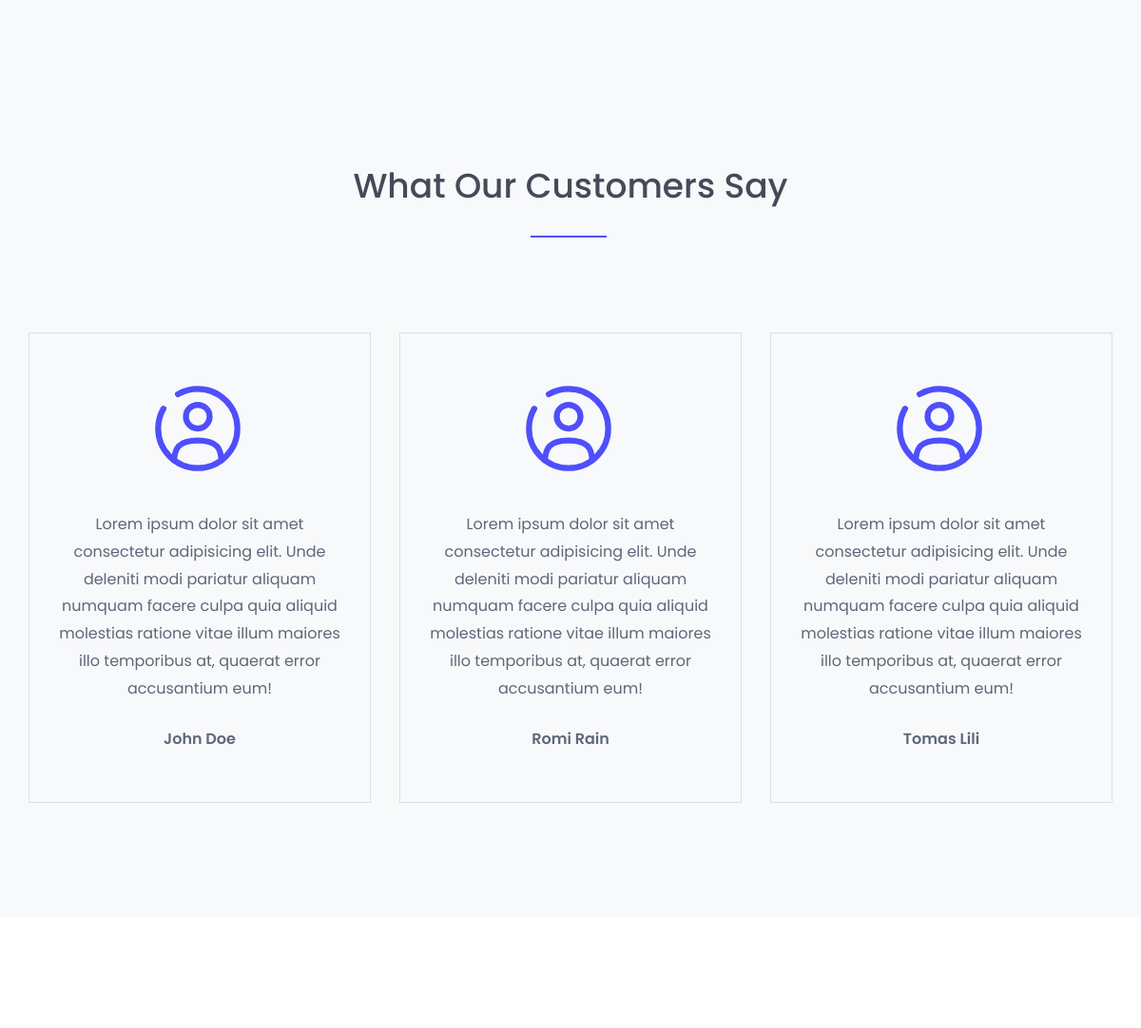
The app's page / (middle part), older data.
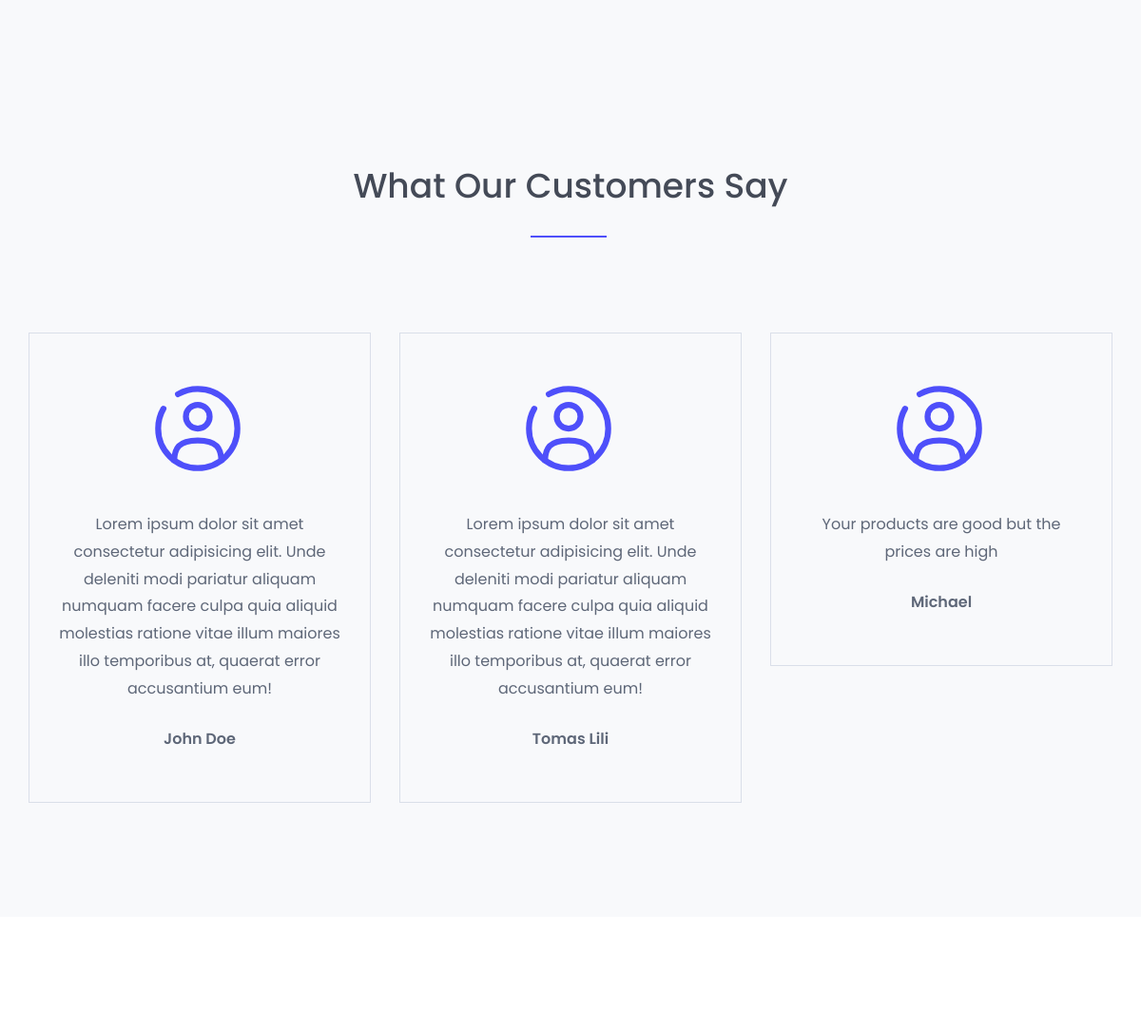
The same page, newer data.
### Products/models.py (models this page shows, shortened)
class FeedBack(models.Model):
    customerName= models.CharField(max_length= 20)
    customerGender= models.ForeignKey(Gender, on_delete= models.CASCADE, default=1)
    customerMessage= models.TextField()

### Products/views.py (the view)
# urls.py: path('', views.indexPage, name='index'),
def indexPage(request):
    result= []
    machine = Machine.objects.all()
    category = MachineCategory.objects.all()
    brands = MachineBrand.objects.all()
    brandimages = BrandImages.objects.all()
    feedbacks= FeedBack.objects.all()
    if request.method == 'POST':
        machines = Machine.objects.all()
        categorys = MachineCategory.objects.all()
        brands = MachineBrand.objects.all()
        category= request.POST['category']
        brand= request.POST['brand']
        price= request.POST['price']
        for machine in machines:
            if category == str(machine.machineCategory) or brand == str(machine.machineBrand) or price == str(machine.machinePrice):
                result.append(machine)
            else:
                pass
        context = {
        'machines': machines,
        'brands': brands,
        'categorys': categorys,
        'results': result,
        'images' : brandimages
    }
        return render(request, 'search.html', context= context)
    else:
        context = {
        'machines': machine,
        'brands': brands,
        'categorys': category,
        'images' : brandimages,
        'feedbacks': feedbacks,
    }
        return render(request, 'index.html', context= context)

### Products/models.py (called while the page is built)
    def __str__(self):
        return self.name

    def __str__(self):
        return self.name

### templates/index.html (shortened to what this page needs)
{% load static %}
<!doctype html>
<html class="no-js" lang="en">
    <head>
        <link rel="stylesheet" href="{% static 'assets/css/font-awesome.min.css' %}">
		<link rel="stylesheet" href="{% static 'assets/css/linearicons.css' %}">
		<link rel="stylesheet" href="{% static 'assets/css/flaticon.css' %}">
        <link rel="stylesheet" href="{% static 'assets/css/animate.css' %}">
        <link rel="stylesheet" href="{% static 'assets/css/owl.carousel.min.css' %}">
		<link rel="stylesheet" href="{% static 'assets/css/owl.theme.default.min.css' %}">
        <link rel="stylesheet" href="{% static 'assets/css/bootstrap.min.css' %}">
		<link rel="stylesheet" href="{% static 'assets/css/bootsnav.css' %}" >
        <link rel="stylesheet" href="{% static 'assets/css/style.css' %}">
        <link rel="stylesheet" href="{% static 'assets/css/responsive.css' %}">
    </head>
	<body>
		<section id="new-cars" class="new-cars">
		</section>
		<section id="clients-say"  class="clients-say">
			<div class="container">
				<div class="section-header">
					<h2>what our customers say</h2>
				</div>
				<div class="row">
					<div class="owl-carousel testimonial-carousel">
						{% for customer in feedbacks%}
						<div class="col-sm-3 col-xs-12">
							<div class="single-testimonial-box">
								<div class="testimonial-description">
									<div class="testimonial-info">
										<div class="testimonial-img">
										</div>
									</div>
									<div class="testimonial-comment">
										<p>
											{{customer.customerMessage}}
										</p>
									</div>
									<div class="testimonial-person">
										<h2><a href="#">{{customer.customerName}}</a></h2>
									</div>
								</div>
							</div>
						</div>
						{% endfor %}
					</div>
				</div>
			</div>
		</section>
		<section id="brand"  class="brand">
		</section>
    </body>
</html>

Row changes from the older to the newer data that the page shows:
removed FeedBack: customerMessage "Lorem ipsum dolor sit amet consectetur adipisicing elit. Unde deleniti modi pariatur aliquam numquam facere culpa quia aliquid molestias ratione vitae illum maiores illo temporibus at, quaerat error accusantium eum!", customerName "Romi Rain"
added FeedBack: customerMessage "Your products are good but the prices are high", customerName "Michael"
